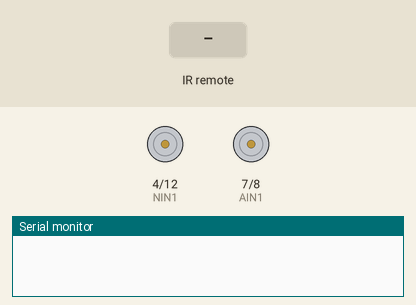
Bench run of a sketch on a simulated Arduino Uno, built with avr-gcc and run on an emulated ATmega328P. On the bench: motor-driver pin pairs drawn as motors (green arrow = first pin HIGH = forward, orange = second pin HIGH = backward, longer = more drive), the last lines printed to the serial monitor. The inputs (shaded band) are chosen by the test bench.

Above: at 1.2 s.
1.3 s: infrared code 0x41BED02F received
At 2.4 s:
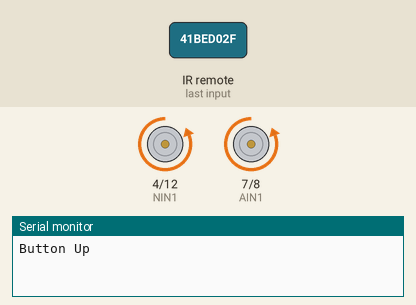
2.8 s: infrared code 0x41BE609F received
At 3.6 s:
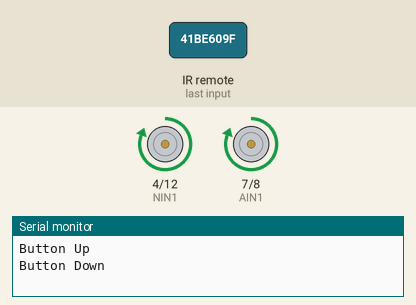
4.3 s: infrared code 0x41BEB04F received
At 4.8 s:
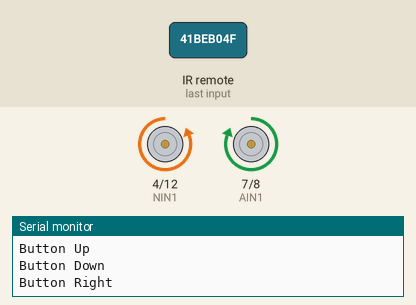
5.8 s: infrared code 0x41BE40BF received
At 7.1 s:
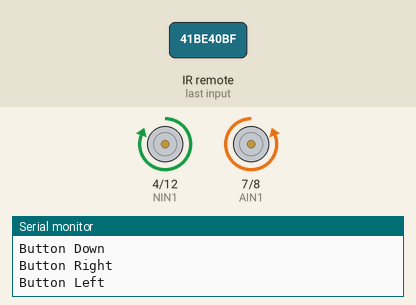
Timing chart, 0 to 8.3 s (numbered marks = the images above; inputs shaded):
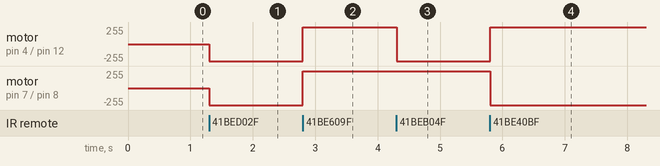

Measured:
- after the input at 1.3 s, motor on pin 4 (NIN1) / pin 12 (NIN2), motor on pin 7 (AIN1) / pin 8 (AIN2): stopped → backward 255/255 at once
- after the input at 2.8 s, motor on pin 4 (NIN1) / pin 12 (NIN2), motor on pin 7 (AIN1) / pin 8 (AIN2): backward 255/255 → forward 255/255 at once
- after the input at 4.3 s, motor on pin 4 (NIN1) / pin 12 (NIN2): forward 255/255 → backward 255/255 at once
- after the input at 5.8 s, motor on pin 4 (NIN1) / pin 12 (NIN2): backward 255/255 → forward 255/255 at once; motor on pin 7 (AIN1) / pin 8 (AIN2): forward 255/255 → backward 255/255 at once

The sketch:

brightestlightsource.ino
```cpp
#include <IRremote.h>
const int RECV_PIN = 2; // INTEGER at pin 2
IRrecv irrecv(RECV_PIN);
decode_results results;

int AIN1 = 7;// motor A  goes into AIN2 and connect to pin7 on right side
int AIN2 = 8;// motor A goes into Ain2 and connects to pin8 on left side
int NIN1 = 4; // motor N goes into BIN2 and connects to pin4
int NIN2 = 12; // motor N goes into BIN2 and connects to pin12

void setup() {
  Serial.begin(19200);
  pinMode(AIN1, OUTPUT); // THE AIN1 wire that connects to pin 7's power goes outside
  pinMode(AIN2, OUTPUT); // The AIN2 wire that connects to pin 8's power goes outside
  pinMode(NIN1, OUTPUT); // The NIN1 wire that connects to pin 4's power goes outside
  pinMode(NIN2, OUTPUT); // the NIN 2 wire that connects to pin 12's power goes outside
  irrecv.enableIRIn(); // Start the receiver
  //irrecv.blink13(true);
}

void loop() {

  if (irrecv.decode(&results)) {
    irrecv.resume(); // Receive the next value

    if (results.value == 0x41BED02F) {
      Serial.println("Button Up");
      forward();
      delay(1000);

    }
    else if (results.value == 0x41BE609F) {
      Serial.println("Button Down");
      backward();
      delay(1000);


    }
    else if (results.value == 0x41BEB04F) {
      Serial.println("Button Right");
      right();
      delay(1000);

    }
    else if (results.value == 0x41BE40BF) {
      Serial.println("Button Left");
      left();
      delay(1000);
    }

    else {
      Serial.print("Unrecognized: ");
      Serial.print(results.value, HEX);
      Serial.println();
      stop();
    }

  irrecv.resume(); // Receive the next value
  }
  delay(100);
}


void backward() {
  digitalWrite(AIN1, HIGH); // Motor A 1st wire turn ON
  digitalWrite(AIN2, LOW); // Motor A 2nd wire turn oFF
  digitalWrite(NIN1, HIGH); // Motor B wire turn ON
  digitalWrite(NIN2, LOW); // Motor B wire turn oFF
}

void forward() {
  digitalWrite(AIN1, LOW); // Motor A backwards OFF
  digitalWrite(AIN2, HIGH); // Motor A move backwards ON
  digitalWrite(NIN1, LOW); // Motor B move backwards OFF
  digitalWrite(NIN2, HIGH); // Motor B move backwards ON
}

void stop() {
  digitalWrite(AIN1, LOW); // Motor A wire 1 stop turn OFF
  digitalWrite(AIN2, LOW); // Motor A wire 2  stop turn OFF
  digitalWrite(NIN1, LOW); // Motor B wire 1 turn oFF
  digitalWrite(NIN2, LOW); // Motor B wire 2 turn OFF
}


void left() {
  digitalWrite(AIN1, LOW);
  digitalWrite(AIN2, HIGH);
  digitalWrite(NIN1, HIGH);
  digitalWrite(NIN2, LOW);

}

void right() {
  digitalWrite(AIN1, HIGH);
  digitalWrite(AIN2, LOW);
  digitalWrite(NIN1, LOW);
  digitalWrite(NIN2, HIGH);

}
```
